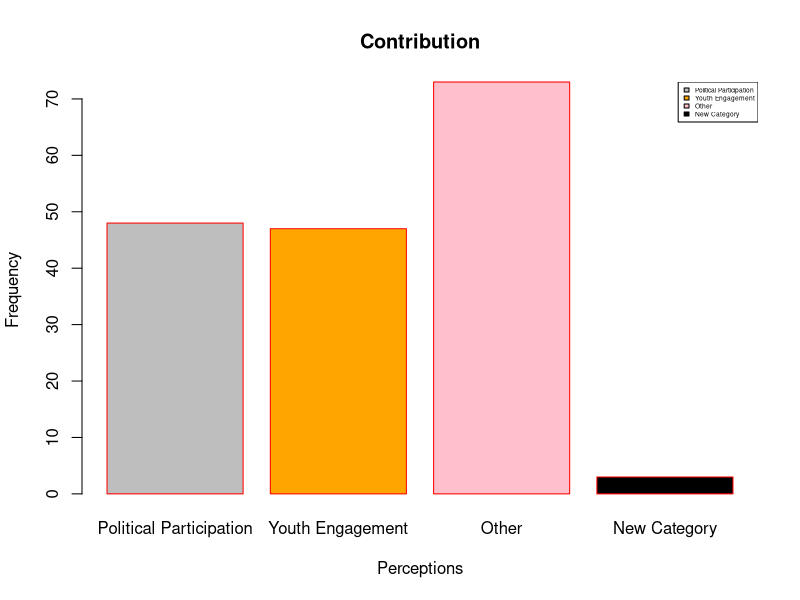

Reproduce this figure in R.
# Correcting the vectors
h <- c(48, 47, 73, 3)  # Keeping all values
m <- c("Political Participation", "Youth Engagement", "Other", "New Category")  # Adding a new category

# Creating the bar plot
barplot(h, xlab = "Perceptions", ylab = "Frequency", main = "Contribution",
        names.arg = m, border = "red", col = c('gray', 'orange', 'pink', 'black'))
legend("topright", m, cex = 0.4, fill = c('gray', 'orange', 'pink', 'black'))
